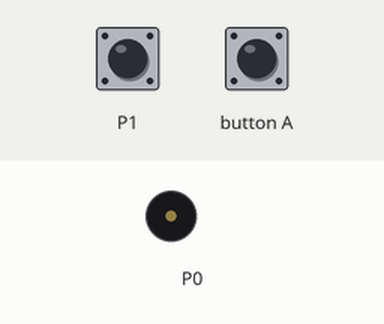
Recording of a program running on a simulated BBC micro:bit (MakeCode). Parts: buzzer (waves = sounding). The inputs (shaded band) are chosen by the test bench; at power-on: P1 LOW.

Above: at 1.2 s.
1.3 s: P1 pulled HIGH for 0.15 s
At 1.7 s:
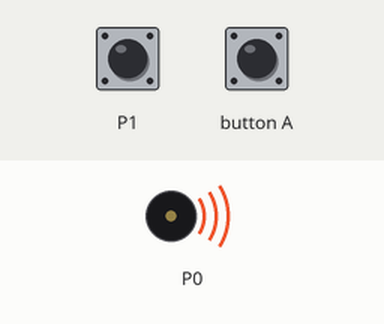
2.9 s: button A pressed for 0.15 s
At 4.0 s:
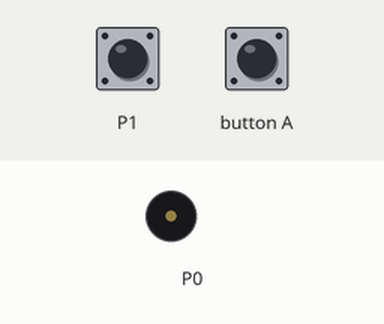
4.5 s: P1 pulled HIGH for 1 s
At 5.4 s:
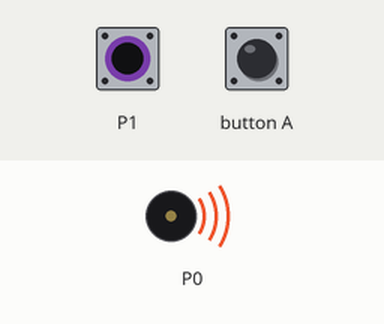
Timing chart, 0 to 7.5 s (numbered marks = the images above; inputs shaded):
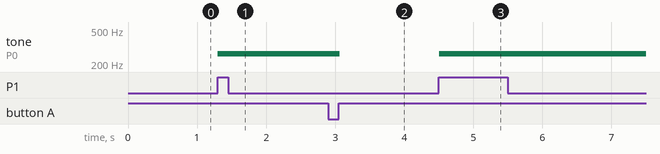

The program:

main.ts
```typescript
input.onButtonPressed(Button.A, function () {
    alarm = false
})
let 读数 = 0
let alarm = false
alarm = false
basic.forever(function () {
    读数 = pins.digitalReadPin(DigitalPin.P1)
    if (读数 == 1) {
        alarm = true
    }
    if (alarm) {
        music.ringTone(262)
    } else {
        music.stopAllSounds()
    }
})
```

test.ts
```typescript
// 在此处测试；当此软件包作为插件使用时，将不会编译此软件包。
```

Measured:
- after the input at 1.3 s, tone on P0: silent → 262 Hz at once
- after the input at 2.9 s, tone on P0: 262 Hz → silent after 0.16 s
- after the input at 4.5 s, tone on P0: silent → 262 Hz at once
